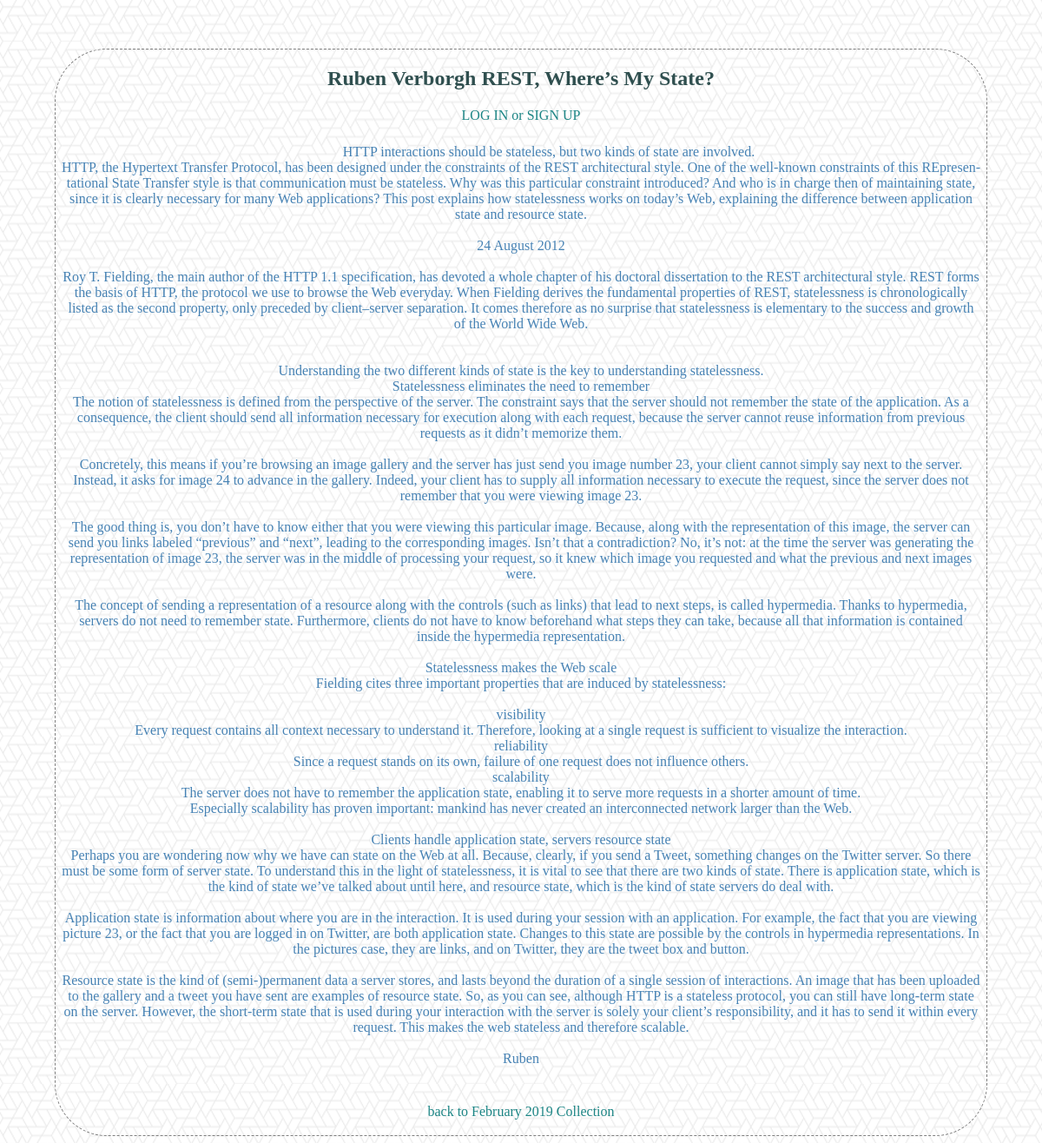
The app's page /collections/2/2/view with its own data.
### database_setup.py (models this page shows, shortened)
class ArticleCollection(Base):
    __tablename__ = 'article_item'
    name = Column(String(350), nullable=False)
    id = Column(Integer, primary_key=True)
    description = Column(String(250))
    date = Column(
        String(80),
        default=datetime.datetime.now().strftime("%y-%m-%d %H:%M:%S"))
    text = Column(Text())
    user_id = Column(Integer, ForeignKey('user.id'))
    user = relationship(User)
    collection_id = Column(Integer, ForeignKey('collection.id'))
    collection = relationship(Collection)

class Collection(Base):
    __tablename__ = 'collection'
    id = Column(Integer, primary_key=True)
    name = Column(String(80), nullable=False)
    user_id = Column(Integer, ForeignKey('user.id'))
    user = relationship(User)

### __init__.py (the view, shortened to what this page needs)
@app.route(
    '/collections/<int:collection_id>/<int:article_id>/',
    methods=[
        'GET',
        'POST'])
@app.route(
    '/collections/<int:collection_id>/<int:article_id>/view',
    methods=[
        'GET',
        'POST'])
def viewArticle(collection_id, article_id):
    comments = session.query(Comments).filter_by(
                article_id=article_id).all()
    item = session.query(ArticleCollection).filter_by(id=article_id).one()
    collection = session.query(Collection).filter_by(id=collection_id).one()
    co = session.query(
                Comments.title.label('ctitle'),
                Comments.text.label('ctext'),
                Comments.date.label('date'),
                User.name.label('owner'),
                Comments.id.label('cid'),Comments.user_id.label('cuid'),
                Comments.article_id.label('caid'),
                ArticleCollection.id.label('aid'),
                User.id.label('uid')).filter(
                ArticleCollection.id == Comments.article_id).filter(User.id==Comments.user_id).add_columns(
                Comments.article_id,
                ArticleCollection.id,
                User.id,
                User.name,
                Comments.title,
                Comments.text,
                Comments.date,
                Comments.id).all()
    loggeduser = False
    if 'name' in login_session:
        loggeduser = True
    if 'name' not in login_session or item.user_id != login_session['user_id']:
        return render_template(
            'publicArticle.html',
            collection_id=collection_id,
            coll=collection,
            article_id=article_id,
            art=item, logged=loggeduser, comments = co)

### templates/publicArticle.html (shortened to what this page needs)
<!DOCTYPE html>
<html>
    <head>
        <link rel=stylesheet type=text/css href='{{url_for('static', filename='style.css')}}'>
    </head>
    <body>
        <div class="pane">
            <h2 class="header">{{art.name}}</h2>
            {% if logged != True %}
            <a class="link" href="{{url_for('showLogin')}}">LOG IN or SIGN UP</a>
            {% endif %}
            <p class="item article">
                {{art.text}}
            </p>
            <br>
            <a class="link" href="{{url_for('collectionList', collection_id=collection_id)}}">back to {{coll.name}} </a><br><br>
        </div>
    </body>
</html>

### static/style.css (style rules this page uses)
html { background-image: url('what-the-hex.png'); background-repeat: repeat; margin: 4vw; }
a { color: steelblue; text-decoration-line: none; }
.item { color: steelblue; }
.article { text-align: center; margin: 5pt; white-space: pre-wrap; }
.link { color: rgb(28, 133, 133); }
.header { color: darkslategray; text-transform: capitalize; }
.pane { border: dashed grey 1pt; border-radius: 5vw; text-align: center; display: block; block-size: inherit; height: 95%; margin: 5pt; }

### records on screen
ArticleCollection: name "Ruben Verborgh REST, Where’s My State?", text "HTTP interactions should be stateless, but two kinds of state are involved. HTTP, the Hypertext Transfer Protocol, has been designed under the constraints of the REST architectural style. One of the well-known constraints of this REpresen­tational State Transfer style is that communication must be stateless. Why was this particular constraint introduced? And who is in charge then of maintaining state, since it is clearly necessary for many Web applications? This post explains how statelessness works on today’s Web, explaining the difference between application state and resource state. 24 August 2012 Roy T. Fielding, the main author of the HTTP 1.1 specification, has devoted a whole chapter…"
Collection: name "February 2019 Collection"
